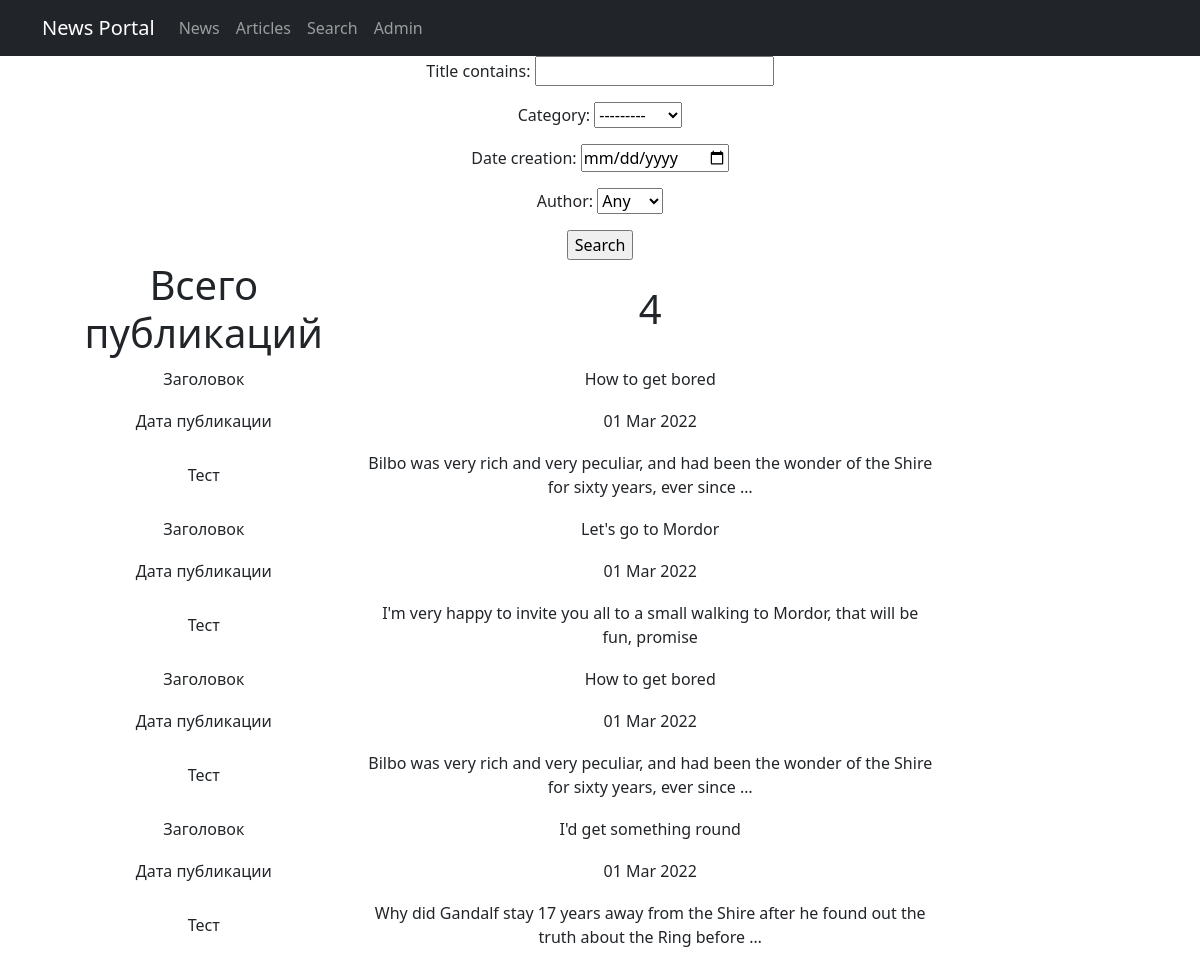
The app's page /search/, older data.
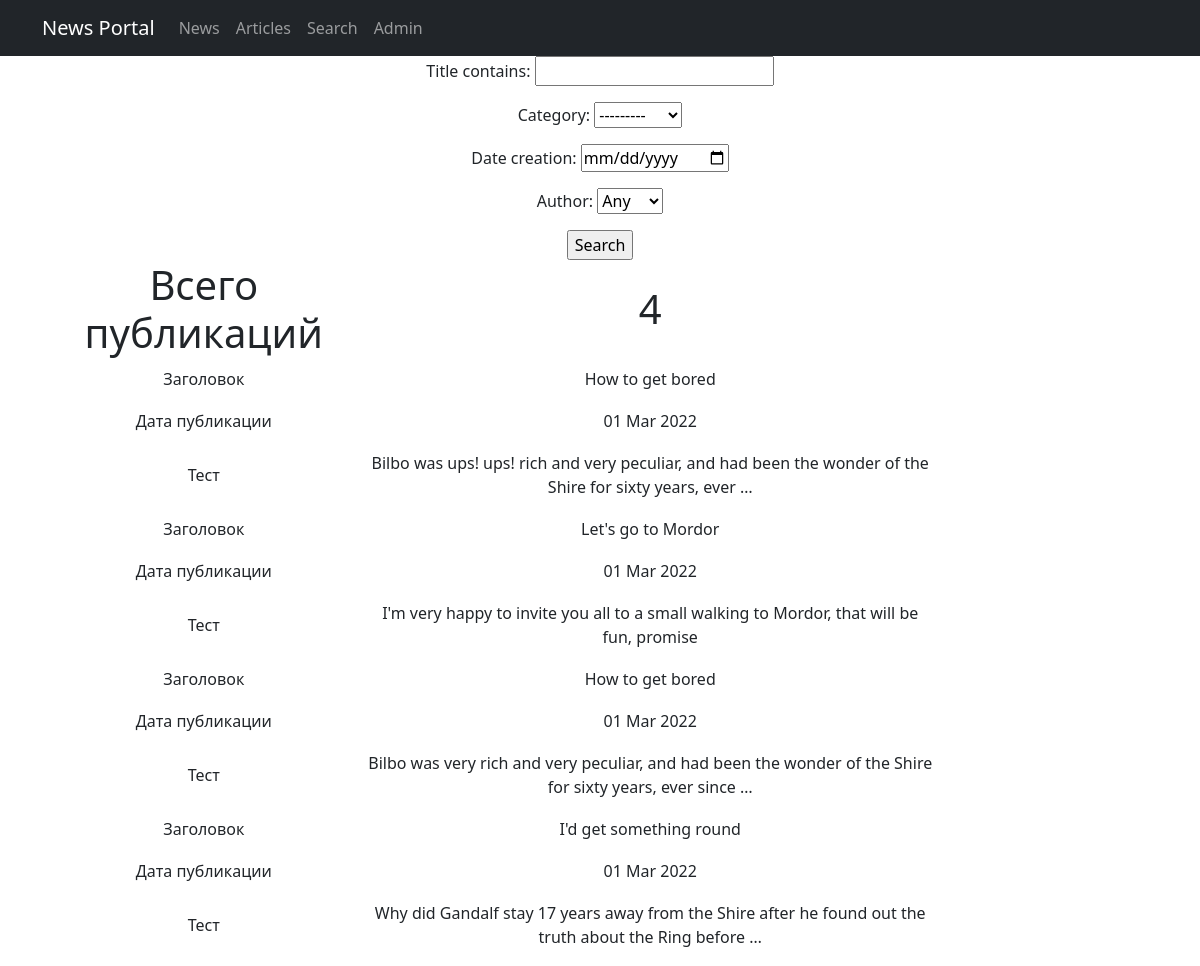
The same page, newer data.
### newsportal/models.py (models this page shows, shortened)
class Post(models.Model):
    author = models.ForeignKey(Author, on_delete=models.CASCADE)
    NEWS = "NW"
    ARTICLE = "AR"
    CATEGORY_CHOICE = (
        (NEWS, 'Новость'),
        (ARTICLE, 'Статья'),
    )
    category = models.CharField(max_length=2, choices=CATEGORY_CHOICE, default=ARTICLE)
    dateCreation = models.DateTimeField(auto_now_add=True)
    postCategory = models.ManyToManyField(Category, through="PostCategory")
    title = models.CharField(max_length=128)
    text = models.TextField()
    rating = models.SmallIntegerField(default=0)
    class Meta:
        verbose_name = "Пост"
        verbose_name_plural = "Посты"
    def display_postCategory(self):
        return ', '.join([postCategory.name for postCategory in self.postCategory.all()[:3]])
    display_postCategory.short_description = 'postCategory'

### newsportal/views.py (the view)
# urls.py: path('search/', Search.as_view(), name='post_filter'),
class Search(ListView):
    model = Post
    template_name = 'search.html'
    context_object_name = 'posts'
    queryset = Post.objects.order_by('-id')
    def get_queryset(self):
        queryset = super().get_queryset()
        self.filterset = PostFilter(self.request.GET, queryset)
        return self.filterset.qs
    def get_context_data(self, **kwargs):
        context = super().get_context_data(**kwargs)
        context['filterset'] = self.filterset
        return context

### newsportal/models.py (called while the page is built)
    def __str__(self):
        return f'{self.authorUser}'

### newsportal/templatetags/custom_filters.py (called while the page is built)
@register.filter(name="censor")
@stringfilter
def censor(value):
    if not isinstance(value, str):
        raise ValueError('Нельзя цензурировать не строку!')
    value_split = value.split(" ")
    value_cens = ""
    for i in value_split:
        if i.lower() in badwords:
            value_cens += "ups! "
        else:
            value_cens += i + " "
    return value_cens

### newsportal/templates/newsportal/search.html (shortened to what this page needs)
{% extends 'flatpages/default.html' %}
{% load custom_filters %}
{% block content %}
<form action="" method="get">
    {{ filterset.form.as_p }}
    <input type="submit" value="Search" />
</form>
{% if posts %}
        <table width="80%">
            <tr>
                <td>
                <h1>Всего публикаций</h1>
                </td>
                <td>
                <h1>{{ posts|length }}</h1>
                </td>
            </tr>
            {% for post in posts %}
            <tr>
                <td>
                <p>Заголовок</p>
                </td>
                <td>
                <p>{{post.title|censor}}</p>
                </td>
            </tr>
            <tr>
                <td>
                <p>Дата публикации</p>
                </td>
                <td>
                <p>{{ post.dateCreation|date:"d M Y" }}</p>
                </td>
            </tr>
            <tr>
                <td>
                <p>Тест</p>
                </td>
                <td>
                <p>{{ post.text|truncatewords:20|censor}}</p>
                </td>
            </tr>
             {% endfor %}
        </table>
    {% else %}
    <h2>Нет публикаций</h2>
    {% endif %}
{% endblock content %}

### newsportal/templates/flatpages/default.html (shortened to what this page needs)
{% load static %}
<!DOCTYPE html>
<html lang="en">
    <head>
        <link href="{% static 'css/styles.css' %}" rel="stylesheet" />
    </head>
    <body>
        <nav class="navbar navbar-expand-lg navbar-dark bg-dark static-top">
           <div class="container">
               <a class="navbar-brand" href="#">News Portal</a>
               <div class="collapse navbar-collapse" id="navbarResponsive">
                   <ul class="navbar-nav ml-auto">
                       <li class="nav-item">
                           <a class="nav-link" href="/news/">News</a>
                       </li>
                       <li class="nav-item">
                           <a class="nav-link" href="/articles/">Articles</a>
                       </li>
                       <li class="nav-item">
                           <a class="nav-link" href="/search/">Search</a>
                       </li>
                       <li class="nav-item">
                           <a class="nav-link" href="/admin/">Admin</a>
                       </li>
                   </ul>
               </div>
           </div>
        </nav>
        <div class="container">
           <div class="row">
               <div class="col-lg-12 text-center">
                   {% block content %}{% endblock content %}
               </div>
           </div>
        </div>
    </body>
</html>

Row changes from the older to the newer data that the page shows:
changed Post: text|censor "Bilbo was very rich and very peculiar, and had been the wonder of the Shire for sixty years, ever since …" → "Bilbo was ups! ups! rich and very peculiar, and had been the wonder of the Shire for sixty years, ever …"
